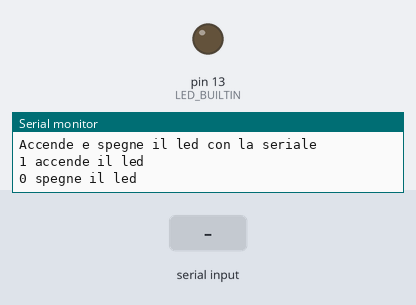
Bench run of a sketch on a simulated Arduino Uno, built with avr-gcc and run on an emulated ATmega328P. Shown: output pins drawn as LEDs (lit = HIGH), the last lines printed to the serial monitor. Inputs (shaded band) come from the test bench.

Above: at 1.2 s.
1.3 s: "1" received over Serial
At 2.5 s:
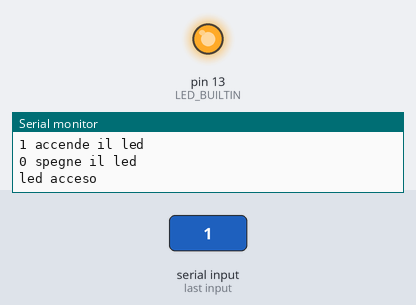
2.8 s: "0" received over Serial
At 3.6 s:
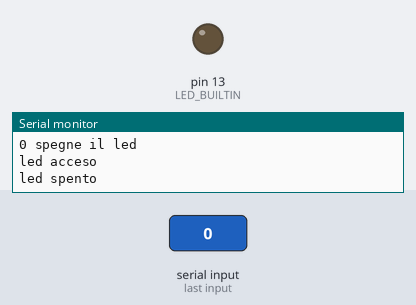
Timing chart, 0 to 5.8 s (numbered marks = the images above; inputs shaded):
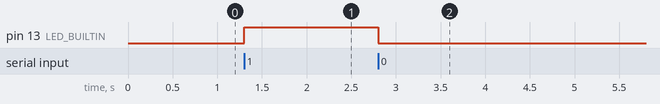

Measured:
- after the input at 1.3 s, pin 13 (LED_BUILTIN): LOW → HIGH at once
- after the input at 2.8 s, pin 13 (LED_BUILTIN): HIGH → LOW at once

The sketch:

interprete.ino
```cpp
void setup() {
  // put your setup code here, to run once:
  //Initialize serial and wait for port to open:
  Serial.begin(9600);

  // prints title with ending line break
  Serial.println("Accende e spegne il led con la seriale");
  Serial.println("1 accende il led");
  Serial.println("0 spegne il led");
  pinMode(LED_BUILTIN, OUTPUT);
}

void loop() {
  // put your main code here, to run repeatedly:
  if (Serial.available()) {
    unsigned char comando = Serial.read();
    if ( '1' == comando ) {
      digitalWrite(LED_BUILTIN, HIGH);
      Serial.println("led acceso");
    } else if ( '0' == comando ) {
      digitalWrite(LED_BUILTIN, LOW);
      Serial.println("led spento");
    } else {
      Serial.println("comando non riconosciuto, inserire 0 o 1");
    }
  }
}
```
